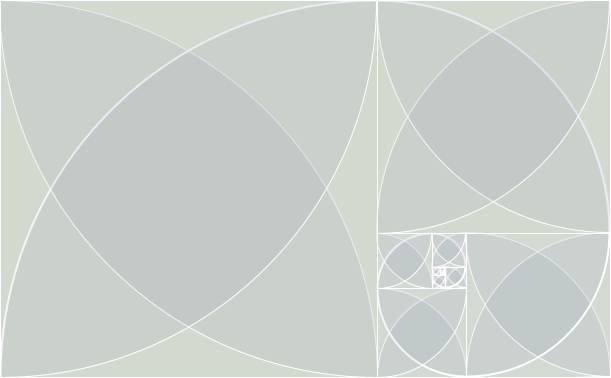
Frame 1 (no input)
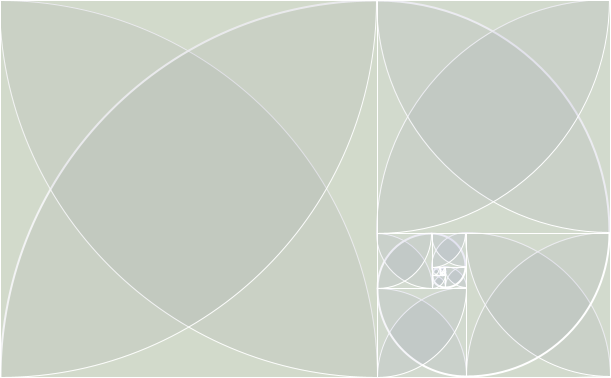
Frame 60 (the mouse pressed at the canvas centre just before this capture)
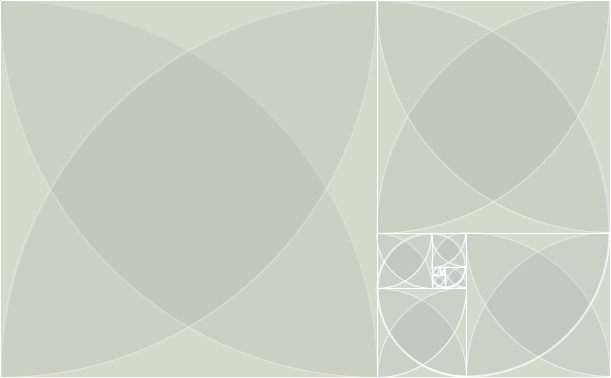
Frame 120 (the mouse held since frame 60 and released just before this capture)

The Processing sketch that drew these frames (run headless with seeded random() and noise(); from frame 60 on, the mouse is pressed at the canvas centre):

// Processing sketch: fib_spiral_example
// ── fib_spiral_example.pde
// large version
// second attempt at a fibonacci spiral
// first attempt was great, but used rotation,
// which is expensive and imprecise
// here's the beginning of the fibonacci sequence...
// 0, 1, 1, 2, 3, 5, 8

void setup() {
  size(611, 378);
  smooth();
  frameRate(30);
}

int[] s = new int[3];
int tmp, phase;
float speed;

void draw() {
  // clear the screen to a nice green
  background(228, 236, 215);
  
  // initialize variables
  s[0] = 0;
  s[1] = 0; // first number of the fibonacci sequence
  s[2] = 1; // second number of the fibonacci sequence
  phase = 0; // simple counter; use this to apply fx to the boxes linearly
  speed = 0.01; // speed of the effects

  // set the origin at the end of the spiral
  translate(442, 272);
  
  // flip vertically to match my logo
  scale(1.0, -1.0);
  
  rotate(PI);

  // this loop constructs the spiral
  // basically, draw a square of side s, rotate 90deg, calculate the new s0 and s,
  // move up s0 + s, and repeat...
  while (s[2] < 611) {

    // use a sin function to give us some nice undulating effects
    float wave = sin((frameCount + phase*20) * speed) + 1.0;
    
    // styles for the arcs
    fill(0, 0, wave * 64, 10); // undulating transparent black fill
    stroke(255, wave * 255); // undulating white stroke

    // draw the quarter-circles inside the squares
    // set the stroke weight to 2 for the arc that makes the spiral
    if (phase % 4 == 0) strokeWeight(2); else strokeWeight(1);
    arc(s[2], s[2], 2*s[2], 2*s[2], PI, 3*PI/2.0);
    if (phase % 4 == 1) strokeWeight(2); else strokeWeight(1);
    arc(0, s[2], 2*s[2], 2*s[2], -PI/2.0, 0);
    if (phase % 4 == 2) strokeWeight(2); else strokeWeight(1);
    arc(0, 0, 2*s[2], 2*s[2], 0, PI/2.0);
    if (phase % 4 == 3) strokeWeight(2); else strokeWeight(1);
    arc(s[2], 0, 2*s[2], 2*s[2], PI/2.0, PI);
    
    // styles for the squares
    noFill();
    stroke(255, 255, 255, 255);
    strokeWeight(1);

    // draw the square
    rect(0, 0, s[2], s[2]);
    
    // calculate the next number in the fibonacci sequence
    tmp = s[2];
    s[2] += s[1];
    s[0] = s[1];
    s[1] = tmp;
    
    // translate to get in position for the next square
    switch(phase % 4) {
      case 0:
        translate(s[1], 0);
      break;
      case 1:
        translate(-s[0], s[1]);
      break;
      case 2:
        translate(-s[2], -s[0]);
      break;
      case 3:
        translate(0, -s[2]);
      break;
    }
    
    phase++;
  }
}
